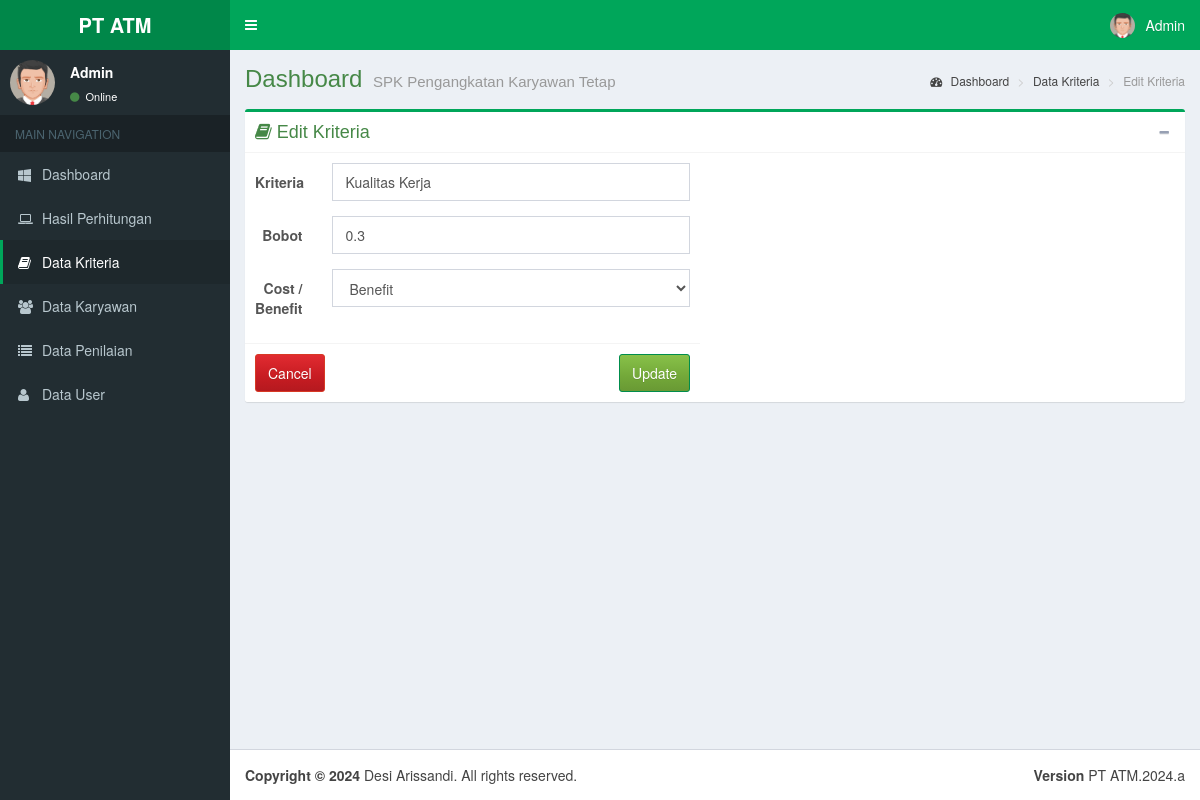
The page /edit-kriteria.php?id=1 (signed in) on the database its author committed.
### tables this page shows
CREATE TABLE IF NOT EXISTS `kriteria` (
  `id_kriteria` int(11) NOT NULL AUTO_INCREMENT,
  `kriteria` varchar(50) NOT NULL,
  `bobot` float NOT NULL,
  `cost_benefit` varchar(10) NOT NULL,
  PRIMARY KEY (`id_kriteria`)
);

### edit-kriteria.php (the view, shortened to what this page needs)
<?php
	include 'dbconf.php';
?>
<!DOCTYPE html>
<html>
<head>
  <link rel="stylesheet" href="lte/bootstrap/css/bootstrap.min.css">
  <link rel="stylesheet" href="lte/plugins/datepicker/datepicker3.css">
  <link rel="stylesheet" href="lte/dist/css/font-awesome.min.css">
  <link rel="stylesheet" href="lte/dist/css/ionicons.min.css">
  <link rel="stylesheet" href="lte/dist/css/AdminLTE.min.css">
  <link rel="stylesheet" href="lte/dist/css/skins/_all-skins.min.css">
	<link rel="stylesheet" type="text/css" href="assets/jquery.fancybox.css?v=2.1.5" media="screen" />
	<link rel="stylesheet" type="text/css" href="assets/helpers/jquery.fancybox-buttons.css?v=1.0.5" />
	<link rel="stylesheet" type="text/css" href="assets/helpers/jquery.fancybox-thumbs.css?v=1.0.7" />
</head>
<body class="hold-transition fixed skin-green sidebar-mini">
<div class="wrapper">
  <header class="main-header">
    <a href="#" class="logo">
      <span class="logo-lg"><b><?php echo $_SESSION['judul'];?></b></span>
    </a>
    <nav class="navbar navbar-static-top">
      <a href="#" class="sidebar-toggle" data-toggle="offcanvas" role="button">
      </a>
      <div class="navbar-custom-menu">
        <ul class="nav navbar-nav">
          <li class="dropdown user user-menu">
            <a href="#" class="dropdown-toggle" data-toggle="dropdown">
              <img src="<?php echo $_SESSION['foto'];?>" class="user-image" alt="User Image">
              <span class="hidden-xs"><?php echo ucwords($_SESSION['user']);?></span>
            </a>
          </li>
        </ul>
      </div>
    </nav>
  </header>
  <aside class="main-sidebar">
    <section class="sidebar">
      <div class="user-panel">
        <div class="pull-left image">
          <img src="<?php echo $_SESSION['foto'];?>" class="img-circle" alt="User Image">
        </div>
        <div class="pull-left info">
          <p><?php echo ucwords($_SESSION['user']);?></p>
          <a href="#"><i class="fa fa-circle text-success"></i> Online</a>
        </div>
      </div>
      <ul class="sidebar-menu">
        <li class="header">MAIN NAVIGATION</li>
        <li>
          <a href="dashboard-ui.php">
            <i class="fa fa-windows"></i> <span>Dashboard</span>
          </a>
        </li>
		<li>
          <a href="hasil.php">
            <i class="fa fa-laptop"></i> <span>Hasil Perhitungan</span>
          </a>
        </li>
		<?php if($_SESSION['level']=='admin'){?>
		<li class="active">
          <a href="kriteria.php">
            <i class="fa fa-book"></i> <span>Data Kriteria</span>
          </a>
        </li>
		<li>
          <a href="karyawan.php">
            <i class="fa fa-users"></i> <span>Data Karyawan</span>
          </a>
        </li>
		<li>
          <a href="penilaian.php">
            <i class="fa fa-list"></i> <span>Data Penilaian</span>
          </a>
        </li>
		<li>
          <a href="user.php">
            <i class="fa fa-user"></i> <span>Data User</span>
          </a>
        </li>
		<?php } ?>
      </ul>
    </section>
  </aside>
  <div class="content-wrapper">
    <section class="content-header">
      <h1 class="text-success">
        Dashboard
        <small><?php echo $_SESSION['desc'];?></small>
      </h1>
      <ol class="breadcrumb">
        <li><a href="dashboard-ui.php"><i class="fa fa-dashboard"></i> Dashboard</a></li>
        <li><a href="kriteria.php">Data Kriteria</a></li>
        <li class="active">Edit Kriteria</li>
      </ol>
    </section>
    <section class="content">
      <div class="box box-success">
        <div class="box-header with-border">
          <h3 class="box-title text-success"><i class="fa fa-book"> </i> Edit Kriteria</h3>
          <div class="box-tools pull-right">
            <button type="button" class="btn btn-box-tool" data-widget="collapse" data-toggle="tooltip" title="Collapse">
              <i class="fa fa-minus"></i></button>
          </div>
        </div>
            <form class="form-horizontal" enctype="multipart/form-data" method="post" action="proses-edit-kriteria.php?id=<?php echo $_GET['id'];?>">
              <div class="row">
			   <div class="col-lg-6 col-xs-12">
			  <div class="box-body">
					<?php
						$result = $mysqli->query("SELECT *  FROM `kriteria` WHERE `id_kriteria` = ".$_GET['id']."");
							while ($row = $result->fetch_assoc()) {
					?>
                <div class="form-group">
                  <label for="kriteria" class="col-sm-2 control-label">Kriteria</label>
                  <div class="col-sm-10">
                    <input type="text" class="form-control" name="kriteria" id="kriteria" value="<?php echo $row['kriteria'];?>" placeholder="Kriteria" required />
                  </div>
                </div>
				 <div class="form-group">
                  <label for="bobot" class="col-sm-2 control-label">Bobot</label>
                  <div class="col-sm-10">
					<input type="number" step="0.01" class="form-control" name="bobot" id="bobot" value="<?php echo $row["bobot"];?>" placeholder="Bobot Kriteria" required >
                  </div>
                </div>
				<div class="form-group">
                  <label for="cost_benefit" class="col-sm-2 control-label">Cost / Benefit</label>
                  <div class="col-sm-10">
					<select class="form-control" name="cost_benefit" id="cost_benefit">
						<option value='benefit' <?php if($row["cost_benefit"]=='benefit') echo "selected"?>>Benefit</option>
					</select>
                  </div>
                </div>
              </div>
              <div class="box-footer">
				<a type="button" class="btn btn-danger" href="kriteria.php">Cancel</a>
                <button type="submit" class="btn btn-success pull-right">Update</button>
              </div>
							<?php } ?>
			  </div>
		  </div>
            </form>
      </div>
    </section>
  </div>
  <footer class="main-footer">
    <div class="pull-right hidden-xs">
      <b>Version</b> <?php echo $_SESSION['judul'].".".date('Y').".a"?>
    </div>
    <strong>Copyright &copy; <?php echo date('Y');?></strong> <?php echo $_SESSION['creator']?>. All rights
    reserved.
  </footer>
</div>
</body>
</html>

### rows shown on the page
kriteria: kriteria "Kualitas Kerja", bobot "0.3", cost_benefit "Benefit"

### other values the page prints
$_SESSION['judul'] "PT ATM"
$_SESSION['user'] "Admin"
$_SESSION['desc'] "SPK Pengangkatan Karyawan Tetap"
$_SESSION['creator'] "Desi Arissandi"
